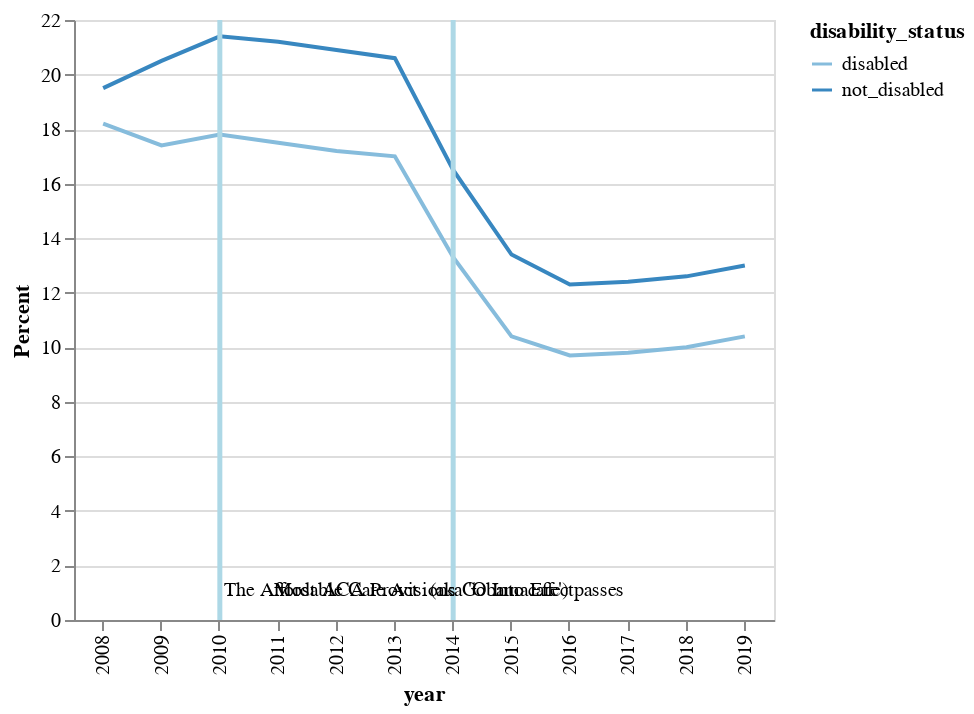

The notebook cell saved with this chart:
### Code cell
highlight = alt.selection_single(on = 'mouseover', fields = ['type'], nearest = True)
color_condition = alt.condition(highlight, alt.Color('type:N'), alt.value('gray'))

aca_df = pd.DataFrame({'year': [2010]})
aca_effect_df = pd.DataFrame({'year': [2014]})

uninsured_rates = alt.Chart(all_uninsured).mark_line().encode(
    x = alt.X('year:O'), 
    y = alt.Y('Percent:Q'), 
    color = alt.Color('disability_status:O')
)

aca_passage = alt.Chart(aca_df).mark_rule(
    color = 'lightblue', 
    size = 2.5
).encode(
    x = alt.X('year:O')
)

aca_passage_text = alt.Chart(aca_df).mark_text(
    text = "The Affordable Care Act \n(aka 'Obamacare') passes",
    fontSize = 10, 
    dy = 135
)

aca_effect = alt.Chart(aca_effect_df).mark_rule(
    color = 'lightblue', 
    size = 2.5
).encode(
    x = alt.X('year:O')
)

aca_effect_text = alt.Chart(aca_effect_df).mark_text(
    text = 'Most ACA Provisions Go Into Effect', 
    fontSize = 10, 
    dy = 135
)

insured_lines = alt.Chart(disabled).mark_line().encode(
    x = alt.X('year:O'),
    y = alt.Y('Percent:Q'),
    color = alt.Color('type:N')
)

insured_points = alt.Chart(disabled).add_selection(
    highlight
).mark_circle().encode(
    x = alt.X('year:O'),
    y = alt.Y('Percent:Q'),
    opacity = alt.value(0)
)

insured_lines = insured_lines.encode(
    color = color_condition
)

alt.layer(uninsured_rates, aca_passage, aca_effect, aca_passage_text, aca_effect_text
).properties(width = 350)

#| insured_points + insured_lines

### Figure 1 — Vega-Lite specification as saved in the notebook (floating-point values rounded to 4 significant figures)
{"config": {"view": {"continuousWidth": 400, "continuousHeight": 300}}, "layer": [{"data": {"name": "data-0b8c813ef5afa7990a12f5a74c193303"}, "mark": "line", "encoding": {"color": {"field": "disability_status", "type": "ordinal"}, "x": {"field": "year", "type": "ordinal"}, "y": {"field": "Percent", "type": "quantitative"}}}, {"data": {"name": "data-962f2e8e7bcbf6a416e125be109601b9"}, "mark": {"type": "rule", "color": "lightblue", "size": 2.5}, "encoding": {"x": {"field": "year", "type": "ordinal"}}}, {"data": {"name": "data-fbfe2440cea3351fbb8c5c6349791f37"}, "mark": {"type": "rule", "color": "lightblue", "size": 2.5}, "encoding": {"x": {"field": "year", "type": "ordinal"}}}, {"data": {"name": "data-962f2e8e7bcbf6a416e125be109601b9"}, "mark": {"type": "text", "dy": 135, "fontSize": 10, "text": "The Affordable Care Act \n(aka 'Obamacare') passes"}}, {"data": {"name": "data-fbfe2440cea3351fbb8c5c6349791f37"}, "mark": {"type": "text", "dy": 135, "fontSize": 10, "text": "Most ACA Provisions Go Into Effect"}}], "width": 350, "$schema": "https://vega.github.io/schema/vega-lite/v4.17.0.json", "datasets": {"data-0b8c813ef5afa7990a12f5a74c193303": [{"type": "Uninsured", "Percent": "21.4", "MOE": "0.09", "Number": "34277500", "MOE.1": "153620", "Base Pop.": "160122800", "Sample Size": "1547305", "disability_status": "not_disabled", "year": 2010}, {"type": "Uninsured", "Percent": "17.8", "MOE": "0.25", "Number": "3271300", "MOE.1": "50060", "Base Pop.": "18348600", "Sample Size": "182621", "disability_status": "disabled", "year": 2010}, {"type": "Uninsured", "Percent": "21.2", "MOE": "0.09", "Number": "34180600", "MOE.1": "153490", "Base Pop.": "161178900", "Sample Size": "1528273", "disability_status": "not_disabled", "year": 2011}, {"type": "Uninsured", "Percent": "17.5", "MOE": "0.24", "Number": "3303600", "MOE.1": "50310", "Base Pop.": "18858600", "Sample Size": "198735", "disability_status": "disabled", "year": 2011}, {"type": "Uninsured", "Percent": "12.3", "MOE": "0.07", "Number": "20156800", "MOE.1": "113850", "Base Pop.": "164520200", "Sample Size": "1536835", "disability_status": "not_disabled", "year": 2016}, {"type": "Uninsured", "Percent": "9.7", "MOE": "0.17", "Number": "1949800", "MOE.1": "36460", "Base Pop.": "20062500", "Sample Size": "198696", "disability_status": "disabled", "year": 2016}, {"type": "Uninsured", "Percent": "12.4", "MOE": "0.07", "Number": "20587100", "MOE.1": "115010", "Base Pop.": "165987300", "Sample Size": "1556444", "disability_status": "not_disabled", "year": 2017}, {"type": "Uninsured", "Percent": "9.8", "MOE": "0.18", "Number": "1933300", "MOE.1": "36300", "Base Pop.": "19637200", "Sample Size": "195644", "disability_status": "disabled", "year": 2017}, {"type": "Uninsured", "Percent": "16.5", "MOE": "0.08", "Number": "27008100", "MOE.1": "130210", "Base Pop.": "163511000", "Sample Size": "1534915", "disability_status": "not_disabled", "year": 2014}, {"type": "Uninsured", "Percent": "13.3", "MOE": "0.20", "Number": "2625800", "MOE.1": "42260", "Base Pop.": "19754700", "Sample Size": "200275", "disability_status": "disabled", "year": 2014}, {"type": "Uninsured", "Percent": "12.6", "MOE": "0.07", "Number": "20965900", "MOE.1": "116010", "Base Pop.": "166425000", "Sample Size": "1561181", "disability_status": "not_disabled", "year": 2018}, {"type": "Uninsured", "Percent": "10", "MOE": "0.18", "Number": "1929300", "MOE.1": "36270", "Base Pop.": "19338800", "Sample Size": "191849", "disability_status": "disabled", "year": 2018}, {"type": "Uninsured", "Percent": "13", "MOE": "0.07", "Number": "21541200", "MOE.1": "117490", "Base Pop.": "166049800", "Sample Size": "1560321", "disability_status": "not_disabled", "year": 2019}, {"type": "Uninsured", "Percent": "10.4", "MOE": "0.18", "Number": "2028100", "MOE.1": "37180", "Base Pop.": "19477300", "Sample Size": "193077", "disability_status": "disabled", "year": 2019}, {"type": "Uninsured", "Percent": "13.4", "MOE": "0.07", "Number": "22049400", "MOE.1": "118680", "Base Pop.": "164707900", "Sample Size": "1540991", "disability_status": "not_disabled", "year": 2015}, {"type": "Uninsured", "Percent": "10.4", "MOE": "0.18", "Number": "2046200", "MOE.1": "37340", "Base Pop.": "19703800", "Sample Size": "198395", "disability_status": "disabled", "year": 2015}, {"type": "Uninsured", "Percent": "19.5", "MOE": "0.09", "Number": "30614200", "MOE.1": "154590", "Base Pop.": "157055300", "Sample Size": "1514867", "disability_status": "not_disabled", "year": 2008}, {"type": "Uninsured", "Percent": "18.2", "MOE": "0.27", "Number": "3330800", "MOE.1": "53470", "Base Pop.": "18312900", "Sample Size": "178808", "disability_status": "disabled", "year": 2008}, {"type": "Uninsured", "Percent": "20.9", "MOE": "0.08", "Number": "33862100", "MOE.1": "143940", "Base Pop.": "162107000", "Sample Size": "1532753", "disability_status": "not_disabled", "year": 2012}, {"type": "Uninsured", "Percent": "17.2", "MOE": "0.23", "Number": "3254200", "MOE.1": "47000", "Base Pop.": "18890100", "Sample Size": "194574", "disability_status": "disabled", "year": 2012}, {"type": "Uninsured", "Percent": "20.6", "MOE": "0.08", "Number": "33412100", "MOE.1": "143150", "Base Pop.": "162331700", "Sample Size": "1542890", "disability_status": "not_disabled", "year": 2013}, {"type": "Uninsured", "Percent": "17", "MOE": "0.22", "Number": "3338200", "MOE.1": "47590", "Base Pop.": "19618200", "Sample Size": "199997", "disability_status": "disabled", "year": 2013}, {"type": "Uninsured", "Percent": "20.5", "MOE": "0.07", "Number": "32475500", "MOE.1": "114660", "Base Pop.": "158622200", "Sample Size": "1528114", "disability_status": "not_disabled", "year": 2009}, {"type": "Uninsured", "Percent": "17.4", "MOE": "0.19", "Number": "3192200", "MOE.1": "37820", "Base Pop.": "18382600", "Sample Size": "181131", "disability_status": "disabled", "year": 2009}], "data-962f2e8e7bcbf6a416e125be109601b9": [{"year": 2010}], "data-fbfe2440cea3351fbb8c5c6349791f37": [{"year": 2014}]}}
